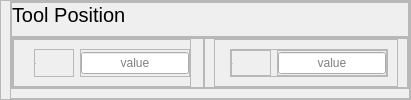
                  <widget class="QFrame" name="frame_174">
                   <property name="minimumSize">
                    <size>
                     <width>0</width>
                     <height>0</height>
                    </size>
                   </property>
                   <property name="maximumSize">
                    <size>
                     <width>16777215</width>
                     <height>100</height>
                    </size>
                   </property>
                   <property name="styleSheet">
                    <string notr="true"/>
                   </property>
                   <property name="frameShape">
                    <enum>QFrame::Shape::StyledPanel</enum>
                   </property>
                   <property name="frameShadow">
                    <enum>QFrame::Shadow::Raised</enum>
                   </property>
                   <layout class="QVBoxLayout" name="verticalLayout_79">
                    <property name="spacing">
                     <number>0</number>
                    </property>
                    <property name="leftMargin">
                     <number>9</number>
                    </property>
                    <property name="topMargin">
                     <number>0</number>
                    </property>
                    <property name="rightMargin">
                     <number>0</number>
                    </property>
                    <property name="bottomMargin">
                     <number>0</number>
                    </property>
                    <item>
                     <widget class="QFrame" name="frame_175">
                      <property name="frameShape">
                       <enum>QFrame::Shape::StyledPanel</enum>
                      </property>
                      <property name="frameShadow">
                       <enum>QFrame::Shadow::Raised</enum>
                      </property>
                      <layout class="QVBoxLayout" name="verticalLayout_111">
                       <property name="spacing">
                        <number>0</number>
                       </property>
                       <property name="leftMargin">
                        <number>0</number>
                       </property>
                       <property name="topMargin">
                        <number>0</number>
                       </property>
                       <property name="rightMargin">
                        <number>0</number>
                       </property>
                       <item>
                        <widget class="QFrame" name="frame_176">
                         <property name="minimumSize">
                          <size>
                           <width>0</width>
                           <height>35</height>
                          </size>
                         </property>
                         <property name="maximumSize">
                          <size>
                           <width>16777215</width>
                           <height>35</height>
                          </size>
                         </property>
                         <property name="frameShape">
                          <enum>QFrame::Shape::StyledPanel</enum>
                         </property>
                         <property name="frameShadow">
                          <enum>QFrame::Shadow::Raised</enum>
                         </property>
                         <layout class="QHBoxLayout" name="horizontalLayout_65">
                          <property name="spacing">
                           <number>0</number>
                          </property>
                          <property name="leftMargin">
                           <number>0</number>
                          </property>
                          <property name="topMargin">
                           <number>0</number>
                          </property>
                          <property name="rightMargin">
                           <number>0</number>
                          </property>
                          <property name="bottomMargin">
                           <number>0</number>
                          </property>
                          <item>
                           <widget class="QLabel" name="label_41">
                            <property name="minimumSize">
                             <size>
                              <width>0</width>
                              <height>35</height>
                             </size>
                            </property>
                            <property name="maximumSize">
                             <size>
                              <width>16777215</width>
                              <height>35</height>
                             </size>
                            </property>
                            <property name="styleSheet">
                             <string notr="true">QLabel {
    font-size: 20px; /* Tamanho da fonte */
	font-family: &quot;Yu Gothic UI Semibold&quot;; /* Família da fonte */
}
</string>
                            </property>
                            <property name="text">
                             <string>Tool Position</string>
                            </property>
                            <property name="alignment">
                             <set>Qt::AlignmentFlag::AlignLeading|Qt::AlignmentFlag::AlignLeft|Qt::AlignmentFlag::AlignTop</set>
                            </property>
                           </widget>
                          </item>
                         </layout>
                        </widget>
                       </item>
                       <item>
                        <widget class="QFrame" name="frame_177">
                         <property name="frameShape">
                          <enum>QFrame::Shape::StyledPanel</enum>
                         </property>
                         <property name="frameShadow">
                          <enum>QFrame::Shadow::Raised</enum>
                         </property>
                         <layout class="QHBoxLayout" name="horizontalLayout_66">
                          <property name="spacing">
                           <number>0</number>
                          </property>
                          <property name="leftMargin">
                           <number>0</number>
                          </property>
                          <property name="topMargin">
                           <number>0</number>
                          </property>
                          <property name="rightMargin">
                           <number>0</number>
                          </property>
                          <property name="bottomMargin">
                           <number>0</number>
                          </property>
                          <item>
                           <widget class="QFrame" name="frame_178">
                            <property name="frameShape">
                             <enum>QFrame::Shape::StyledPanel</enum>
                            </property>
                            <property name="frameShadow">
                             <enum>QFrame::Shadow::Raised</enum>
                            </property>
                            <layout class="QVBoxLayout" name="verticalLayout_112">
                             <property name="spacing">
                              <number>0</number>
                             </property>
                             <property name="leftMargin">
                              <number>0</number>
                             </property>
                             <property name="topMargin">
                              <number>0</number>
                             </property>
                             <property name="rightMargin">
                              <number>12</number>
                             </property>
                             <property name="bottomMargin">
                              <number>0</number>
                             </property>
                             <item>
                              <widget class="QFrame" name="frame_179">
                               <property name="frameShape">
                                <enum>QFrame::Shape::StyledPanel</enum>
                               </property>
                               <property name="frameShadow">
                                <enum>QFrame::Shadow::Raised</enum>
                               </property>
                               <layout class="QHBoxLayout" name="horizontalLayout_67">
                                <property name="leftMargin">
                                 <number>20</number>
                                </property>
                                <property name="rightMargin">
                                 <number>0</number>
                                </property>
                                <item>
                                 <widget class="QFrame" name="frame_180">
                                  <property name="sizePolicy">
                                   <sizepolicy hsizetype="Preferred" vsizetype="Preferred">
                                    <horstretch>0</horstretch>
                                    <verstretch>0</verstretch>
                                   </sizepolicy>
                                  </property>
                                  <property name="minimumSize">
                                   <size>
                                    <width>40</width>
                                    <height>0</height>
                                   </size>
                                  </property>
                                  <property name="maximumSize">
                                   <size>
                                    <width>140</width>
                                    <height>16777215</height>
                                   </size>
                                  </property>
                                  <property name="frameShape">
                                   <enum>QFrame::Shape::StyledPanel</enum>
                                  </property>
                                  <property name="frameShadow">
                                   <enum>QFrame::Shadow::Raised</enum>
                                  </property>
                                  <layout class="QVBoxLayout" name="verticalLayout_113">
                                   <property name="spacing">
                                    <number>7</number>
                                   </property>
                                   <property name="leftMargin">
                                    <number>0</number>
                                   </property>
                                   <property name="topMargin">
                                    <number>0</number>
                                   </property>
                                   <property name="rightMargin">
                                    <number>0</number>
                                   </property>
                                   <property name="bottomMargin">
                                    <number>0</number>
                                   </property>
                                   <item>
                                    <widget class="QLabel" name="label_166">
                                     <property name="minimumSize">
                                      <size>
                                       <width>0</width>
                                       <height>18</height>
                                      </size>
                                     </property>
                                     <property name="maximumSize">
                                      <size>
                                       <width>16777215</width>
                                       <height>18</height>
                                      </size>
                                     </property>
                                     <property name="font">
                                      <font>
                                       <family>Yu Gothic UI Semilight</family>
                                       <pointsize>-1</pointsize>
                                      </font>
                                     </property>
                                     <property name="styleSheet">
                                      <string notr="true"/>
                                     </property>
                                     <property name="text">
                                      <string>X:</string>
                                     </property>
                                    </widget>
                                   </item>
                                  </layout>
                                 </widget>
                                </item>
                                <item>
                                 <widget class="QFrame" name="frame_181">
                                  <property name="sizePolicy">
                                   <sizepolicy hsizetype="MinimumExpanding" vsizetype="Preferred">
                                    <horstretch>0</horstretch>
                                    <verstretch>0</verstretch>
                                   </sizepolicy>
                                  </property>
                                  <property name="layoutDirection">
                                   <enum>Qt::LayoutDirection::RightToLeft</enum>
                                  </property>
                                  <property name="frameShape">
                                   <enum>QFrame::Shape::StyledPanel</enum>
                                  </property>
                                  <property name="frameShadow">
                                   <enum>QFrame::Shadow::Raised</enum>
                                  </property>
                                  <layout class="QVBoxLayout" name="verticalLayout_114">
                                   <property name="spacing">
                                    <number>7</number>
                                   </property>
                                   <property name="leftMargin">
                                    <number>0</number>
                                   </property>
                                   <property name="topMargin">
                                    <number>0</number>
                                   </property>
                                   <property name="rightMargin">
                                    <number>0</number>
                                   </property>
                                   <property name="bottomMargin">
                                    <number>0</number>
                                   </property>
                                   <item>
                                    <widget class="QLineEdit" name="lineEdit_125">
                                     <property name="minimumSize">
                                      <size>
                                       <width>0</width>
                                       <height>18</height>
                                      </size>
                                     </property>
                                     <property name="maximumSize">
                                      <size>
                                       <width>180</width>
                                       <height>16777215</height>
                                      </size>
                                     </property>
                                     <property name="text">
                                      <string/>
                                     </property>
                                     <property name="alignment">
                                      <set>Qt::AlignmentFlag::AlignCenter</set>
                                     </property>
                                     <property name="placeholderText">
                                      <string>value</string>
                                     </property>
                                    </widget>
                                   </item>
                                  </layout>
                                 </widget>
                                </item>
                               </layout>
                              </widget>
                             </item>
                            </layout>
                           </widget>
                          </item>
                          <item>
                           <widget class="QFrame" name="frame_182">
                            <property name="frameShape">
                             <enum>QFrame::Shape::StyledPanel</enum>
                            </property>
                            <property name="frameShadow">
                             <enum>QFrame::Shadow::Raised</enum>
                            </property>
                            <layout class="QVBoxLayout" name="verticalLayout_115">
                             <property name="spacing">
                              <number>0</number>
                             </property>
                             <property name="topMargin">
                              <number>0</number>
                             </property>
                             <property name="bottomMargin">
                              <number>0</number>
                             </property>
                             <item>
                              <widget class="QFrame" name="frame_183">
                               <property name="frameShape">
                                <enum>QFrame::Shape::StyledPanel</enum>
                               </property>
                               <property name="frameShadow">
                                <enum>QFrame::Shadow::Raised</enum>
                               </property>
                               <layout class="QHBoxLayout" name="horizontalLayout_68">
                                <property name="spacing">
                                 <number>20</number>
                                </property>
                                <property name="leftMargin">
                                 <number>15</number>
                                </property>
                                <item>
                                 <widget class="QFrame" name="frame_184">
                                  <property name="frameShape">
                                   <enum>QFrame::Shape::StyledPanel</enum>
                                  </property>
                                  <property name="frameShadow">
                                   <enum>QFrame::Shadow::Raised</enum>
                                  </property>
                                  <layout class="QHBoxLayout" name="horizontalLayout_69">
                                   <property name="spacing">
                                    <number>6</number>
                                   </property>
                                   <property name="leftMargin">
                                    <number>0</number>
                                   </property>
                                   <property name="topMargin">
                                    <number>0</number>
                                   </property>
                                   <property name="rightMargin">
                                    <number>0</number>
                                   </property>
                                   <property name="bottomMargin">
                                    <number>0</number>
                                   </property>
                                   <item>
                                    <widget class="QFrame" name="frame_185">
                                     <property name="sizePolicy">
                                      <sizepolicy hsizetype="Preferred" vsizetype="Preferred">
                                       <horstretch>0</horstretch>
                                       <verstretch>0</verstretch>
                                      </sizepolicy>
                                     </property>
                                     <property name="minimumSize">
                                      <size>
                                       <width>40</width>
                                       <height>0</height>
                                      </size>
                                     </property>
                                     <property name="maximumSize">
                                      <size>
                                       <width>140</width>
                                       <height>16777215</height>
                                      </size>
                                     </property>
                                     <property name="frameShape">
                                      <enum>QFrame::Shape::StyledPanel</enum>
                                     </property>
                                     <property name="frameShadow">
                                      <enum>QFrame::Shadow::Raised</enum>
                                     </property>
                                     <layout class="QVBoxLayout" name="verticalLayout_116">
                                      <property name="spacing">
                                       <number>7</number>
                                      </property>
                                      <property name="leftMargin">
                                       <number>0</number>
                                      </property>
                                      <property name="topMargin">
                                       <number>0</number>
                                      </property>
                                      <property name="rightMargin">
                                       <number>0</number>
                                      </property>
                                      <property name="bottomMargin">
                                       <number>0</number>
                                      </property>
                                      <item>
                                       <widget class="QLabel" name="label_167">
                                        <property name="minimumSize">
                                         <size>
                                          <width>0</width>
                                          <height>18</height>
                                         </size>
                                        </property>
                                        <property name="maximumSize">
                                         <size>
                                          <width>16777215</width>
                                          <height>18</height>
                                         </size>
                                        </property>
                                        <property name="font">
                                         <font>
                                          <family>Yu Gothic UI Semilight</family>
                                          <pointsize>-1</pointsize>
                                         </font>
                                        </property>
                                        <property name="styleSheet">
                                         <string notr="true"/>
                                        </property>
                                        <property name="text">
                                         <string>Y:</string>
                                        </property>
                                       </widget>
                                      </item>
                                     </layout>
                                    </widget>
                                   </item>
                                   <item>
                                    <widget class="QFrame" name="frame_186">
                                     <property name="sizePolicy">
                                      <sizepolicy hsizetype="MinimumExpanding" vsizetype="Preferred">
                                       <horstretch>0</horstretch>
                                       <verstretch>0</verstretch>
                                      </sizepolicy>
                                     </property>
                                     <property name="layoutDirection">
                                      <enum>Qt::LayoutDirection::RightToLeft</enum>
                                     </property>
                                     <property name="frameShape">
                                      <enum>QFrame::Shape::StyledPanel</enum>
                                     </property>
                                     <property name="frameShadow">
                                      <enum>QFrame::Shadow::Raised</enum>
                                     </property>
                                     <layout class="QVBoxLayout" name="verticalLayout_117">
                                      <property name="spacing">
                                       <number>7</number>
                                      </property>
                                      <property name="leftMargin">
                                       <number>0</number>
                                      </property>
                                      <property name="topMargin">
                                       <number>0</number>
                                      </property>
                                      <property name="rightMargin">
                                       <number>0</number>
                                      </property>
                                      <property name="bottomMargin">
                                       <number>0</number>
                                      </property>
                                      <item>
                                       <widget class="QLineEdit" name="lineEdit_126">
                                        <property name="minimumSize">
                                         <size>
                                          <width>0</width>
                                          <height>18</height>
                                         </size>
                                        </property>
                                        <property name="maximumSize">
                                         <size>
                                          <width>189</width>
                                          <height>16777215</height>
                                         </size>
                                        </property>
                                        <property name="text">
                                         <string/>
                                        </property>
                                        <property name="alignment">
                                         <set>Qt::AlignmentFlag::AlignCenter</set>
                                        </property>
                                        <property name="placeholderText">
                                         <string>value</string>
                                        </property>
                                       </widget>
                                      </item>
                                     </layout>
                                    </widget>
                                   </item>
                                  </layout>
                                 </widget>
                                </item>
                               </layout>
                              </widget>
                             </item>
                            </layout>
                           </widget>
                          </item>
                         </layout>
                        </widget>
                       </item>
                      </layout>
                     </widget>
                    </item>
                   </layout>
                  </widget>
